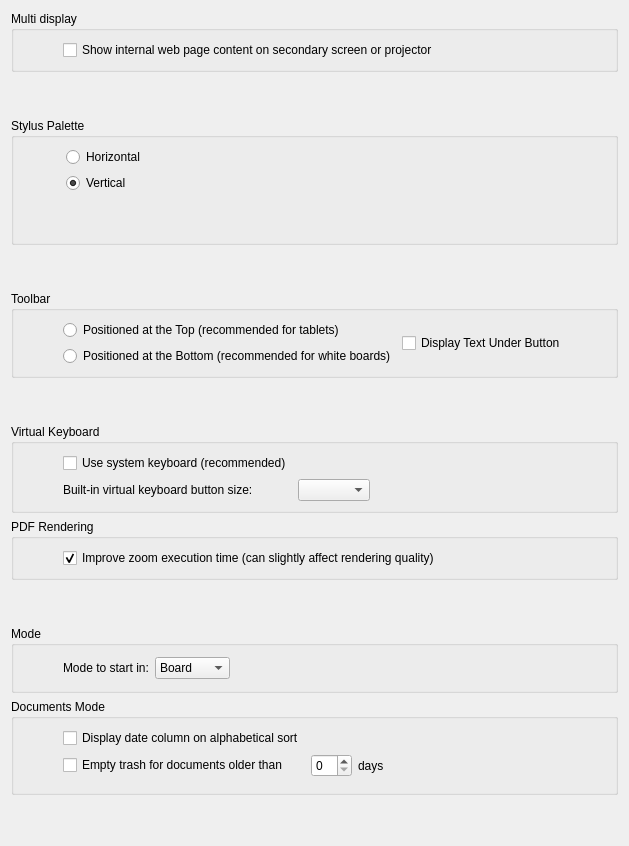
     <widget class="QWidget" name="displayTab">
      <attribute name="title">
       <string>Display</string>
      </attribute>
      <layout class="QGridLayout" name="gridLayout_3">
       <item row="16" column="0">
        <widget class="QGroupBox" name="modeGroupBox">
         <property name="sizePolicy">
          <sizepolicy hsizetype="MinimumExpanding" vsizetype="Expanding">
           <horstretch>0</horstretch>
           <verstretch>0</verstretch>
          </sizepolicy>
         </property>
         <property name="title">
          <string>Mode</string>
         </property>
         <layout class="QGridLayout" name="gridLayout_15">
          <item row="0" column="0">
           <spacer name="horizontalSpacer_5">
            <property name="orientation">
             <enum>Qt::Horizontal</enum>
            </property>
            <property name="sizeType">
             <enum>QSizePolicy::Preferred</enum>
            </property>
            <property name="sizeHint" stdset="0">
             <size>
              <width>40</width>
              <height>20</height>
             </size>
            </property>
           </spacer>
          </item>
          <item row="0" column="1" rowspan="2">
           <layout class="QGridLayout" name="gridLayout_16">
            <item row="0" column="0">
             <widget class="QLabel" name="modeLabel">
              <property name="text">
               <string>Mode to start in:</string>
              </property>
             </widget>
            </item>
            <item row="0" column="1">
             <widget class="QComboBox" name="startModeComboBox">
              <item>
               <property name="text">
                <string>Board</string>
               </property>
              </item>
              <item>
               <property name="text">
                <string>Desktop</string>
               </property>
              </item>
             </widget>
            </item>
            <item row="0" column="2">
             <spacer name="horizontalSpacer_6">
              <property name="orientation">
               <enum>Qt::Horizontal</enum>
              </property>
              <property name="sizeHint" stdset="0">
               <size>
                <width>40</width>
                <height>20</height>
               </size>
              </property>
             </spacer>
            </item>
           </layout>
          </item>
         </layout>
        </widget>
       </item>
       <item row="7" column="0">
        <spacer name="verticalSpacer_3">
         <property name="orientation">
          <enum>Qt::Vertical</enum>
         </property>
         <property name="sizeHint" stdset="0">
          <size>
           <width>20</width>
           <height>40</height>
          </size>
         </property>
        </spacer>
       </item>
       <item row="18" column="0">
        <spacer name="verticalSpacer_7">
         <property name="orientation">
          <enum>Qt::Vertical</enum>
         </property>
         <property name="sizeHint" stdset="0">
          <size>
           <width>20</width>
           <height>40</height>
          </size>
         </property>
        </spacer>
       </item>
       <item row="9" column="0">
        <spacer name="keyboardSpacer">
         <property name="orientation">
          <enum>Qt::Vertical</enum>
         </property>
         <property name="sizeType">
          <enum>QSizePolicy::Expanding</enum>
         </property>
         <property name="sizeHint" stdset="0">
          <size>
           <width>20</width>
           <height>40</height>
          </size>
         </property>
        </spacer>
       </item>
       <item row="15" column="0">
        <spacer name="modeSpacer">
         <property name="orientation">
          <enum>Qt::Vertical</enum>
         </property>
         <property name="sizeHint" stdset="0">
          <size>
           <width>20</width>
           <height>40</height>
          </size>
         </property>
        </spacer>
       </item>
       <item row="14" column="0">
        <widget class="QGroupBox" name="PDFGroupBox">
         <property name="sizePolicy">
          <sizepolicy hsizetype="MinimumExpanding" vsizetype="Expanding">
           <horstretch>0</horstretch>
           <verstretch>0</verstretch>
          </sizepolicy>
         </property>
         <property name="title">
          <string>PDF Rendering</string>
         </property>
         <layout class="QGridLayout" name="gridLayout_13">
          <item row="0" column="1" colspan="2">
           <layout class="QGridLayout" name="PDFZoomBehaviorGridLayout">
            <item row="2" column="0">
             <widget class="QCheckBox" name="enableQualityLossToIncreaseZoomPerfs">
              <property name="text">
               <string>Improve zoom execution time (can slightly affect rendering quality)</string>
              </property>
              <property name="checked">
               <bool>true</bool>
              </property>
             </widget>
            </item>
           </layout>
          </item>
          <item row="0" column="0">
           <spacer name="horizontalSpacer_11">
            <property name="orientation">
             <enum>Qt::Horizontal</enum>
            </property>
            <property name="sizeType">
             <enum>QSizePolicy::Preferred</enum>
            </property>
            <property name="sizeHint" stdset="0">
             <size>
              <width>40</width>
              <height>20</height>
             </size>
            </property>
           </spacer>
          </item>
          <item row="0" column="3">
           <spacer name="horizontalSpacer_12">
            <property name="orientation">
             <enum>Qt::Horizontal</enum>
            </property>
            <property name="sizeHint" stdset="0">
             <size>
              <width>40</width>
              <height>20</height>
             </size>
            </property>
           </spacer>
          </item>
         </layout>
        </widget>
       </item>
       <item row="8" column="0">
        <widget class="QGroupBox" name="toolbarGroupBox">
         <property name="sizePolicy">
          <sizepolicy hsizetype="MinimumExpanding" vsizetype="Expanding">
           <horstretch>0</horstretch>
           <verstretch>0</verstretch>
          </sizepolicy>
         </property>
         <property name="title">
          <string>Toolbar</string>
         </property>
         <layout class="QGridLayout" name="gridLayout_9">
          <item row="0" column="3">
           <spacer name="toolbarRSpacer">
            <property name="orientation">
             <enum>Qt::Horizontal</enum>
            </property>
            <property name="sizeType">
             <enum>QSizePolicy::Expanding</enum>
            </property>
            <property name="sizeHint" stdset="0">
             <size>
              <width>40</width>
              <height>20</height>
             </size>
            </property>
           </spacer>
          </item>
          <item row="0" column="2">
           <widget class="QCheckBox" name="toolbarDisplayTextCheckBox">
            <property name="text">
             <string>Display Text Under Button</string>
            </property>
           </widget>
          </item>
          <item row="0" column="1">
           <layout class="QGridLayout" name="gridLayout_10">
            <item row="1" column="0">
             <widget class="QRadioButton" name="toolbarAtBottomRadioButton">
              <property name="text">
               <string>Positioned at the Bottom (recommended for white boards)</string>
              </property>
             </widget>
            </item>
            <item row="0" column="0">
             <widget class="QRadioButton" name="toolbarAtTopRadioButton">
              <property name="text">
               <string>Positioned at the Top (recommended for tablets)</string>
              </property>
             </widget>
            </item>
           </layout>
          </item>
          <item row="0" column="0">
           <spacer name="toolbarLSpacer">
            <property name="orientation">
             <enum>Qt::Horizontal</enum>
            </property>
            <property name="sizeType">
             <enum>QSizePolicy::Preferred</enum>
            </property>
            <property name="sizeHint" stdset="0">
             <size>
              <width>40</width>
              <height>20</height>
             </size>
            </property>
           </spacer>
          </item>
         </layout>
        </widget>
       </item>
       <item row="3" column="0">
        <spacer name="toolbarSpacer">
         <property name="orientation">
          <enum>Qt::Vertical</enum>
         </property>
         <property name="sizeHint" stdset="0">
          <size>
           <width>20</width>
           <height>40</height>
          </size>
         </property>
        </spacer>
       </item>
       <item row="4" column="0" rowspan="2">
        <widget class="QGroupBox" name="stylusPaletteGroupBox">
         <property name="minimumSize">
          <size>
           <width>0</width>
           <height>0</height>
          </size>
         </property>
         <property name="title">
          <string>Stylus Palette</string>
         </property>
         <layout class="QGridLayout" name="gridLayout_14">
          <property name="leftMargin">
           <number>12</number>
          </property>
          <item row="0" column="0">
           <spacer name="horizontalSpacer_4">
            <property name="orientation">
             <enum>Qt::Horizontal</enum>
            </property>
            <property name="sizeType">
             <enum>QSizePolicy::Preferred</enum>
            </property>
            <property name="sizeHint" stdset="0">
             <size>
              <width>40</width>
              <height>20</height>
             </size>
            </property>
           </spacer>
          </item>
          <item row="0" column="2">
           <spacer name="horizontalSpacer_3">
            <property name="orientation">
             <enum>Qt::Horizontal</enum>
            </property>
            <property name="sizeType">
             <enum>QSizePolicy::Preferred</enum>
            </property>
            <property name="sizeHint" stdset="0">
             <size>
              <width>40</width>
              <height>20</height>
             </size>
            </property>
           </spacer>
          </item>
          <item row="0" column="1">
           <layout class="QGridLayout" name="gridLayout_5">
            <property name="sizeConstraint">
             <enum>QLayout::SetDefaultConstraint</enum>
            </property>
            <item row="0" column="0">
             <widget class="QRadioButton" name="horizontalChoice">
              <property name="sizePolicy">
               <sizepolicy hsizetype="Minimum" vsizetype="Fixed">
                <horstretch>1</horstretch>
                <verstretch>0</verstretch>
               </sizepolicy>
              </property>
              <property name="minimumSize">
               <size>
                <width>0</width>
                <height>0</height>
               </size>
              </property>
              <property name="text">
               <string>Horizontal</string>
              </property>
              <property name="checked">
               <bool>false</bool>
              </property>
             </widget>
            </item>
            <item row="1" column="0">
             <widget class="QRadioButton" name="verticalChoice">
              <property name="text">
               <string>Vertical</string>
              </property>
              <property name="checked">
               <bool>true</bool>
              </property>
             </widget>
            </item>
            <item row="2" column="0">
             <spacer name="verticalSpacer_5">
              <property name="orientation">
               <enum>Qt::Vertical</enum>
              </property>
              <property name="sizeHint" stdset="0">
               <size>
                <width>20</width>
                <height>40</height>
               </size>
              </property>
             </spacer>
            </item>
           </layout>
          </item>
         </layout>
        </widget>
       </item>
       <item row="17" column="0">
        <widget class="QGroupBox" name="documentsGroupBox">
         <property name="sizePolicy">
          <sizepolicy hsizetype="MinimumExpanding" vsizetype="Expanding">
           <horstretch>0</horstretch>
           <verstretch>0</verstretch>
          </sizepolicy>
         </property>
         <property name="title">
          <string>Documents Mode</string>
         </property>
         <layout class="QGridLayout" name="gridLayout_19">
          <item row="0" column="1">
           <layout class="QGridLayout" name="gridLayout_18">
            <item row="0" column="1">
             <widget class="QCheckBox" name="showDateColumnOnAlphabeticalSort">
              <property name="sizePolicy">
               <sizepolicy hsizetype="Expanding" vsizetype="Preferred">
                <horstretch>0</horstretch>
                <verstretch>0</verstretch>
               </sizepolicy>
              </property>
              <property name="text">
               <string>Display date column on alphabetical sort</string>
              </property>
             </widget>
            </item>
            <item row="3" column="1">
             <widget class="QCheckBox" name="emptyTrashForOlderDocuments">
              <property name="text">
               <string>Empty trash for documents older than</string>
              </property>
             </widget>
            </item>
            <item row="3" column="2">
             <widget class="QSpinBox" name="emptyTrashDaysValue"/>
            </item>
            <item row="3" column="3">
             <widget class="QLabel" name="emptyTrashDaysLabel">
              <property name="text">
               <string>days</string>
              </property>
             </widget>
            </item>
           </layout>
          </item>
          <item row="0" column="0" rowspan="2">
           <spacer name="horizontalSpacer_9">
            <property name="orientation">
             <enum>Qt::Horizontal</enum>
            </property>
            <property name="sizeType">
             <enum>QSizePolicy::Fixed</enum>
            </property>
            <property name="sizeHint" stdset="0">
             <size>
              <width>40</width>
              <height>20</height>
             </size>
            </property>
           </spacer>
          </item>
          <item row="0" column="2">
           <spacer name="horizontalSpacer_10">
            <property name="orientation">
             <enum>Qt::Horizontal</enum>
            </property>
            <property name="sizeHint" stdset="0">
             <size>
              <width>40</width>
              <height>20</height>
             </size>
            </property>
           </spacer>
          </item>
         </layout>
        </widget>
       </item>
       <item row="2" column="0">
        <widget class="QGroupBox" name="multiDisplayGroupBox">
         <property name="title">
          <string>Multi display</string>
         </property>
         <layout class="QGridLayout" name="gridLayout_2">
          <item row="1" column="3">
           <spacer name="mirroringRSpacer">
            <property name="orientation">
             <enum>Qt::Horizontal</enum>
            </property>
            <property name="sizeHint" stdset="0">
             <size>
              <width>40</width>
              <height>20</height>
             </size>
            </property>
           </spacer>
          </item>
          <item row="1" column="0">
           <spacer name="mirroringLSpacer">
            <property name="orientation">
             <enum>Qt::Horizontal</enum>
            </property>
            <property name="sizeType">
             <enum>QSizePolicy::Preferred</enum>
            </property>
            <property name="sizeHint" stdset="0">
             <size>
              <width>40</width>
              <height>20</height>
             </size>
            </property>
           </spacer>
          </item>
          <item row="1" column="1">
           <widget class="QCheckBox" name="displayBrowserPageCheckBox">
            <property name="text">
             <string>Show internal web page content on secondary screen or projector</string>
            </property>
           </widget>
          </item>
         </layout>
        </widget>
       </item>
       <item row="13" column="0">
        <widget class="QGroupBox" name="keyboardGroupBox">
         <property name="sizePolicy">
          <sizepolicy hsizetype="MinimumExpanding" vsizetype="Expanding">
           <horstretch>0</horstretch>
           <verstretch>0</verstretch>
          </sizepolicy>
         </property>
         <property name="title">
          <string>Virtual Keyboard</string>
         </property>
         <layout class="QGridLayout" name="gridLayout_21">
          <item row="0" column="1">
           <layout class="QGridLayout" name="oskGridLayout">
            <item row="3" column="1">
             <widget class="QComboBox" name="keyboardPaletteKeyButtonSize"/>
            </item>
            <item row="3" column="0">
             <widget class="QLabel" name="keyboardPaletteKeyButtonSize_Label">
              <property name="text">
               <string>Built-in virtual keyboard button size:</string>
              </property>
             </widget>
            </item>
            <item row="2" column="0">
             <widget class="QCheckBox" name="useSystemOSKCheckBox">
              <property name="text">
               <string>Use system keyboard (recommended)</string>
              </property>
             </widget>
            </item>
           </layout>
          </item>
          <item row="0" column="0">
           <spacer name="horizontalSpacer">
            <property name="orientation">
             <enum>Qt::Horizontal</enum>
            </property>
            <property name="sizeType">
             <enum>QSizePolicy::Preferred</enum>
            </property>
            <property name="sizeHint" stdset="0">
             <size>
              <width>40</width>
              <height>20</height>
             </size>
            </property>
           </spacer>
          </item>
          <item row="0" column="2">
           <spacer name="horizontalSpacer_2">
            <property name="orientation">
             <enum>Qt::Horizontal</enum>
            </property>
            <property name="sizeHint" stdset="0">
             <size>
              <width>40</width>
              <height>20</height>
             </size>
            </property>
           </spacer>
          </item>
         </layout>
        </widget>
       </item>
      </layout>
     </widget>
